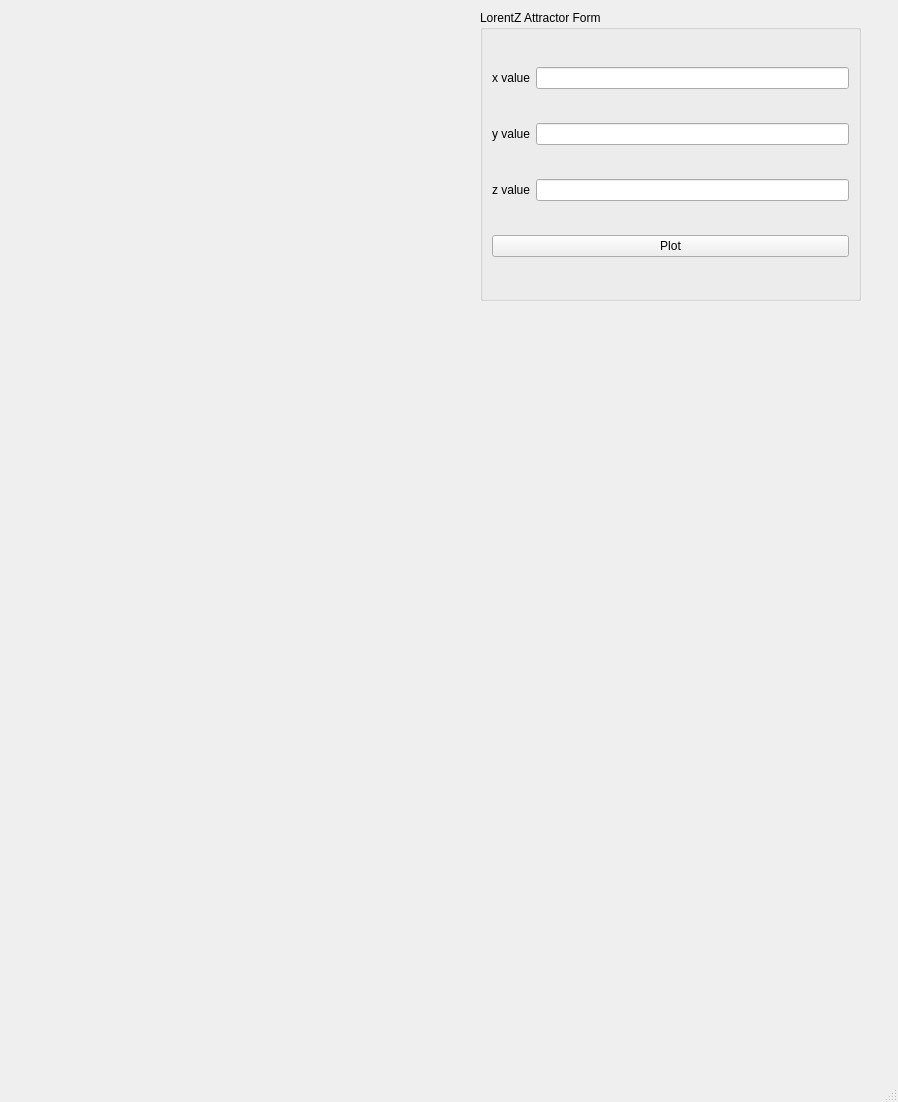
<?xml version="1.0" encoding="UTF-8"?>
<ui version="4.0">
 <class>MainWindow</class>
 <widget class="QMainWindow" name="MainWindow">
  <property name="geometry">
   <rect>
    <x>0</x>
    <y>0</y>
    <width>898</width>
    <height>1102</height>
   </rect>
  </property>
  <property name="windowTitle">
   <string>MainWindow</string>
  </property>
  <widget class="QWidget" name="centralwidget">
   <widget class="QGroupBox" name="groupBox">
    <property name="geometry">
     <rect>
      <x>480</x>
      <y>10</y>
      <width>381</width>
      <height>291</height>
     </rect>
    </property>
    <property name="title">
     <string>LorentZ Attractor Form</string>
    </property>
    <layout class="QVBoxLayout" name="verticalLayout">
     <item>
      <layout class="QHBoxLayout" name="horizontalLayout">
       <item>
        <widget class="QLabel" name="label">
         <property name="text">
          <string>x value</string>
         </property>
        </widget>
       </item>
       <item>
        <widget class="QLineEdit" name="lineEdit_xvalue"/>
       </item>
      </layout>
     </item>
     <item>
      <layout class="QHBoxLayout" name="horizontalLayout_2">
       <item>
        <widget class="QLabel" name="label_2">
         <property name="text">
          <string>y value</string>
         </property>
        </widget>
       </item>
       <item>
        <widget class="QLineEdit" name="lineEdit_2_yvalue"/>
       </item>
      </layout>
     </item>
     <item>
      <layout class="QHBoxLayout" name="horizontalLayout_3">
       <item>
        <widget class="QLabel" name="label_3">
         <property name="text">
          <string>z value</string>
         </property>
        </widget>
       </item>
       <item>
        <widget class="QLineEdit" name="lineEdit_3_zvalue"/>
       </item>
      </layout>
     </item>
     <item>
      <widget class="QPushButton" name="pushButton_plot">
       <property name="text">
        <string>Plot</string>
       </property>
      </widget>
     </item>
    </layout>
   </widget>
  </widget>
  <widget class="QMenuBar" name="menubar">
   <property name="geometry">
    <rect>
     <x>0</x>
     <y>0</y>
     <width>898</width>
     <height>26</height>
    </rect>
   </property>
  </widget>
  <widget class="QStatusBar" name="statusbar"/>
 </widget>
 <resources/>
 <connections/>
</ui>
